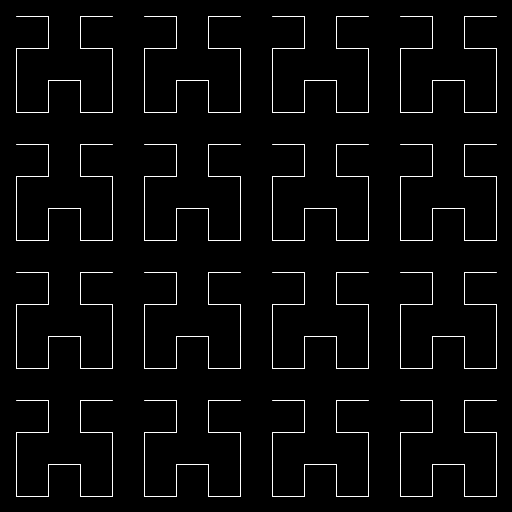
Frame 1 (no input)
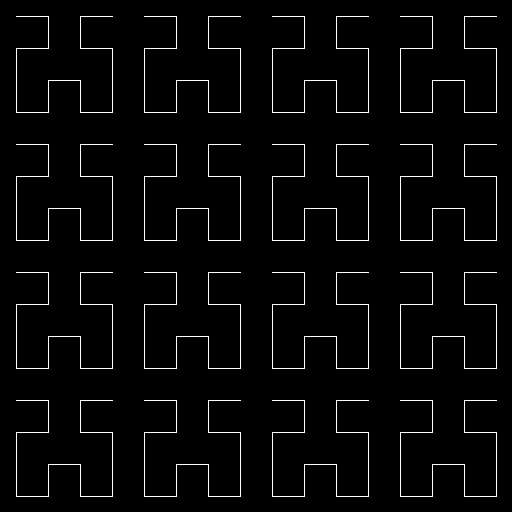
Frame 60 (the mouse pressed at the canvas centre just before this capture)
Frame 120 (the mouse held since frame 60 and released just before this capture): identical to frame 60, image omitted

The Processing sketch that drew these frames (run headless with seeded random() and noise(); from frame 60 on, the mouse is pressed at the canvas centre):

// Processing sketch: hilbert
// ── hilbert.pde
int minSize = 80;
void setup() {
  size(512, 512);
  background(0);
}

void draw() {
  stroke(255);
  drawHibert(512, 0, 0, 4);
}

// r: 4 is up, 1 and 3 are outsides, 2 is down
void drawHibert(int size, int x, int y, int r) {
  int newSize = size / 2;
  if (newSize < minSize) {
    // base case
    drawBasic(newSize, x, y, 4);
    drawBasic(newSize, x + newSize, y, 2);
    drawBasic(newSize, x, y + newSize, 1);
    drawBasic(newSize, x + newSize, y + newSize, 1);
    int oneEigth = size / 8;
    line(x + oneEigth, y + 3 * oneEigth, x + oneEigth, y + 5 * oneEigth);
    line(x + 7 * oneEigth, y + 3 * oneEigth, x + 7 * oneEigth, y + 5 * oneEigth);
    line(x + 3 * oneEigth, y + 5 * oneEigth, x + 5 * oneEigth, y + 5 * oneEigth);
  } else {
    // reccursive step
    drawHibert(newSize, x, y, 4);
    drawHibert(newSize, x + newSize, y, 2);
    drawHibert(newSize, x, y + newSize, 1);
    drawHibert(newSize, x + newSize, y + newSize, 1);
  }
}


void drawBasic(int size /*800, 400, 200, 100, etc.*/, int x, int y /*starting position*/, int r /*rotation (1, 2, 3, or 4)*/) {
  int oneQuarter = size / 4;
  int threeQuarters = 3 * oneQuarter;
  if (r != 4) {
    line(x + oneQuarter, y + oneQuarter, x + oneQuarter, y + threeQuarters);
  }
  if (r != 3) {
    line(x + oneQuarter, y + threeQuarters, x + threeQuarters, y + threeQuarters);
  }
  if (r != 2) {
    line(x + threeQuarters, y + threeQuarters, x + threeQuarters, y + oneQuarter);
  }
  if (r != 1) {
    line(x + threeQuarters, y + oneQuarter, x + oneQuarter, y + oneQuarter);
  }
}
